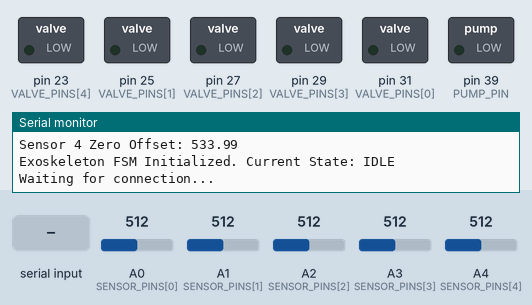
A sketch run on a simulated Arduino Mega 2560, built with avr-gcc and run on an emulated ATmega2560. Parts: switched loads named in the sketch (green lamp = pin HIGH), the last lines printed to the serial monitor. Inputs (shaded band) come from the test bench; at power-on: A0 (SENSOR_PINS[0]) = 512, A1 (SENSOR_PINS[1]) = 512, A2 (SENSOR_PINS[2]) = 512, A3 (SENSOR_PINS[3]) = 512, A4 (SENSOR_PINS[4]) = 512.

Above: at 1.2 s.
1.3 s: "G" received over Serial
At 1.7 s:
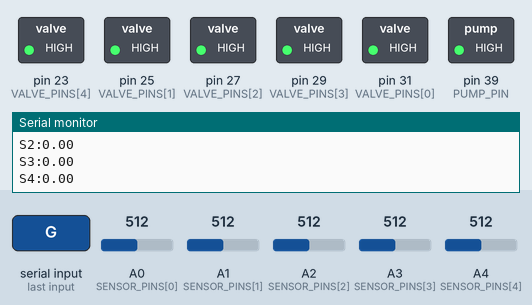
2.8 s: "R" received over Serial
At 4.2 s:
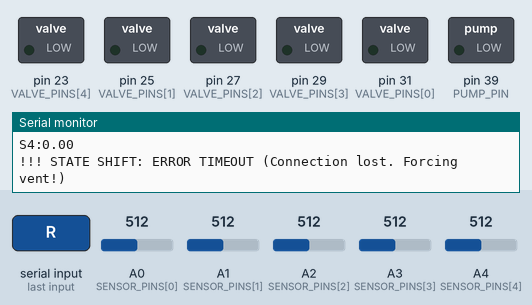
Timing chart, 0 to 5.8 s (numbered marks = the images above; inputs shaded):
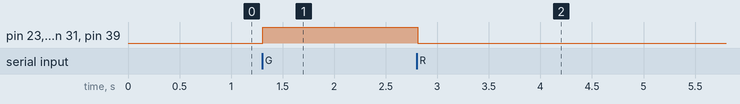

Measured:
- after the input at 1.3 s, pin 23 (VALVE_PINS[4]), pin 25 (VALVE_PINS[1]), pin 27 (VALVE_PINS[2]), pin 29 (VALVE_PINS[3]), pin 31 (VALVE_PINS[0]), pin 39 (PUMP_PIN): LOW → HIGH at once
- after the input at 2.8 s, pin 23 (VALVE_PINS[4]), pin 25 (VALVE_PINS[1]), pin 27 (VALVE_PINS[2]), pin 29 (VALVE_PINS[3]), pin 31 (VALVE_PINS[0]), pin 39 (PUMP_PIN): HIGH → LOW at once

The sketch:

exoController_FSM_closedloop.ino
```cpp
// -- Pin Definitions --
const uint8_t PUMP_PIN = 39;

const uint8_t VALVE_PINS[] = {31, 25, 27, 29, 23}; // Switched 31 and 23 so that it is able to reach the correct valve
const uint8_t NUM_VALVES   = 5;
const char* VALVE_NAMES[]  = {"Thumb Valve", "Index Valve", "Middle Valve", "Ring Valve", "Pinky Valve"};

const uint8_t SENSOR_PINS[] = {A0, A1, A2, A3, A4};
const uint8_t NUM_SENSORS   = 5;

// -- FSM Definition --
enum ExoskeletonState {
    STATE_IDLE,           // System is on, but doing nothing
    STATE_GRABBING,       // Valves inflate, pump on
    STATE_RELEASING,      // Valves venting, pump off
    STATE_ERROR_TIMEOUT   // Heartbeat lost, emergency vent
};

enum FingerState{
  STATE_VENTING,          // Finger is venting towards open air
  STATE_INFLATING,        // Finger is inflating, valve permits passage to glove & sensor
  STATE_HOLDING           // Finger has reached necessary pressure, trap the air
};

// Start in the IDLE state
ExoskeletonState currentState = STATE_IDLE;
FingerState fingerStates[NUM_VALVES];
const float MAX_SAFE_KPA = 125.0;   // According to datasheet, 120kPa is pressure needed to inflate

// -- Heartbeat Variables --
unsigned long lastMessageTime = 0;
const unsigned long TIMEOUT_MS = 1000;
bool isConnected = false;

// -- Hardware & Telemetry Variables --
unsigned long lastSensorTime = 0;
const unsigned long SENSOR_INTERVAL = 50;  // Send data every 50ms (20Hz)
float pressureOffsets[NUM_SENSORS];        // Auto-tare at boot

void setup() {
    Serial.begin(115200);

    // Initialize all pins to LOW
    for (int i = 0; i < NUM_VALVES; i++){
        digitalWrite(VALVE_PINS[i], LOW);
        pinMode(VALVE_PINS[i], OUTPUT);
    }

    digitalWrite(PUMP_PIN, LOW);
    pinMode(PUMP_PIN, OUTPUT);

    // Setting Sensors and calibrating them
    for (int i = 0; i < NUM_SENSORS; i++){
        pinMode(SENSOR_PINS[i], INPUT);

        int rawBootValue = analogRead(SENSOR_PINS[i]);
        float bootRatio = rawBootValue / 1023.0;
        pressureOffsets[i] = ((bootRatio - 0.1) / 0.75) * 1000.0;

        Serial.print("Sensor ");
        Serial.print(i);
        Serial.print(" Zero Offset: ");
        Serial.println(pressureOffsets[i]);
    }

    Serial.println("Exoskeleton FSM Initialized. Current State: IDLE");
    Serial.println("Waiting for connection...");
}

void loop() {
    // Non-blocking check for incoming serial commands
    if (Serial.available() > 0) {
        char command = Serial.read();

        if(command == 'G' || command == 'R' || command == 'H'){
            // Any valid command acts as a heartbeat
            lastMessageTime = millis();

            // If we were disconnected or in an error state, recover safely
            if(!isConnected){
                isConnected = true;
                Serial.println("Connection Established.");
                if (currentState == STATE_ERROR_TIMEOUT) {
                    changeState(STATE_IDLE);
                }
            }

            // Route the command to the FSM transition logic
            processCommand(command);
        }
    }

    // Telemetry: Calculate kPa and actuate fingers
    if (isConnected && (millis() - lastSensorTime >= SENSOR_INTERVAL)) {

      bool pumpNeedstoRun = false;

      for(int i = 0; i < NUM_SENSORS; i++){
          int rawSensorValue = analogRead(SENSOR_PINS[i]);

          float voltageRatio = rawSensorValue / 1023.0;
          float rawKPa = ((voltageRatio - 0.1) / 0.75) * 1000.0;
          float finalKPa = rawKPa - pressureOffsets[i];

          if (finalKPa < 0)finalKPa = 0.0;


          // STATE INFLATING
          if(fingerStates[i] == STATE_INFLATING){
            if (finalKPa >= MAX_SAFE_KPA){
              // Time to seal the valve and hold the air in
              fingerStates[i] = STATE_HOLDING;
              Serial.print("Finger "); Serial.print(i);
              Serial.println(" reached MAX Pressure. Shifting to Holding");
            } else{
              // Stil under the limit
              pumpNeedstoRun = true;
            }
          }
          // STATES VENTING AND HOLDING
          if (fingerStates[i] == STATE_VENTING){
            digitalWrite(VALVE_PINS[i], LOW);
          } else{
            digitalWrite(VALVE_PINS[i], HIGH);
          }

          // Send Telemetry
          Serial.print("S");
          Serial.print(i);
          Serial.print(":");
          Serial.println(finalKPa);
      }
      digitalWrite(PUMP_PIN, pumpNeedstoRun ? HIGH : LOW);
      lastSensorTime = millis();
    }

    // 3. Heartbeat Failsafe (FSM Transition Trigger)
    if(isConnected && (millis() - lastMessageTime > TIMEOUT_MS)){
        changeState(STATE_ERROR_TIMEOUT);
    }
}

// --- FSM Transition Logic ---

void processCommand(char cmd) {
    switch (cmd) {
        case 'G':
            changeState(STATE_GRABBING);
            break;

        case 'R':
            changeState(STATE_RELEASING);
            break;

        case 'H':
            // Heartbeat just updates the timer (handled in loop), no state change needed
            break;
    }
}

// The Gatekeeper: All hardware changes MUST pass through here
void changeState(ExoskeletonState newState) {
    // Don't do anything if we are already in the requested state
    if (currentState == newState) {
        return;
    }

    currentState = newState;

    switch (currentState) {
        case STATE_IDLE:
            Serial.println(">>> STATE SHIFT: IDLE (System waiting)");
            for (int i = 0; i < NUM_VALVES; i++) fingerStates[i] = STATE_VENTING;
            break;

        case STATE_GRABBING:
            Serial.println(">>> STATE SHIFT: GRABBING (Active Flexion / Inflating)");
            for (int i = 0; i < NUM_VALVES; i++) fingerStates[i] = STATE_INFLATING;
            break;

        case STATE_RELEASING:
            Serial.println(">>> STATE SHIFT: RELEASING (Passive Extension / Venting)");
            // Valves must go HIGH (close) to trap air, Pump goes HIGH to push air
            for (int i = 0; i < NUM_VALVES; i++) fingerStates[i] = STATE_VENTING;
            break;

        case STATE_ERROR_TIMEOUT:
            Serial.println("!!! STATE SHIFT: ERROR TIMEOUT (Connection lost. Forcing vent!)");
            for (int i = 0; i < NUM_VALVES; i++) fingerStates[i] = STATE_VENTING;
            isConnected = false;
            break;
    }
}
```
